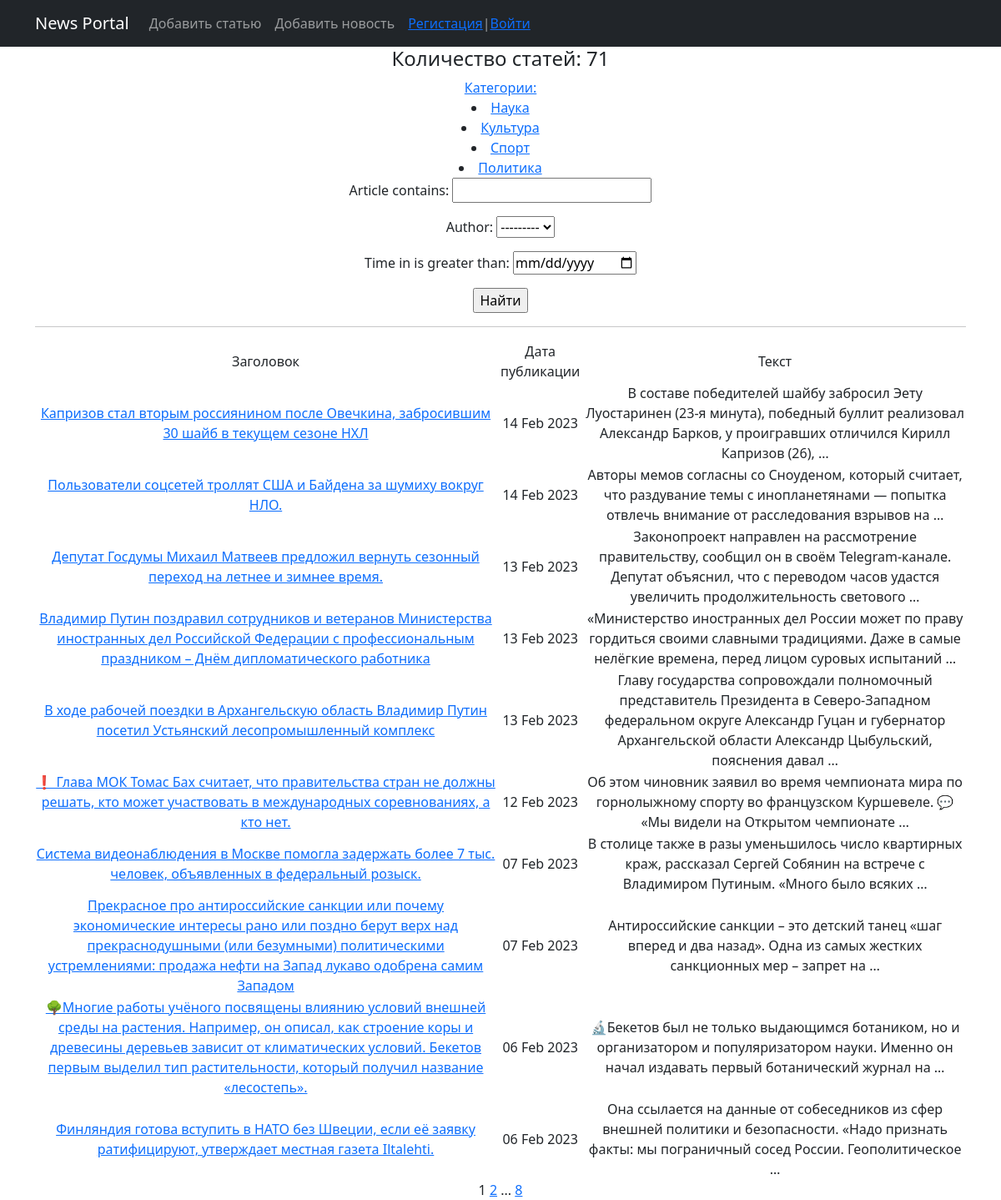
Before: /news/ with the older database file.
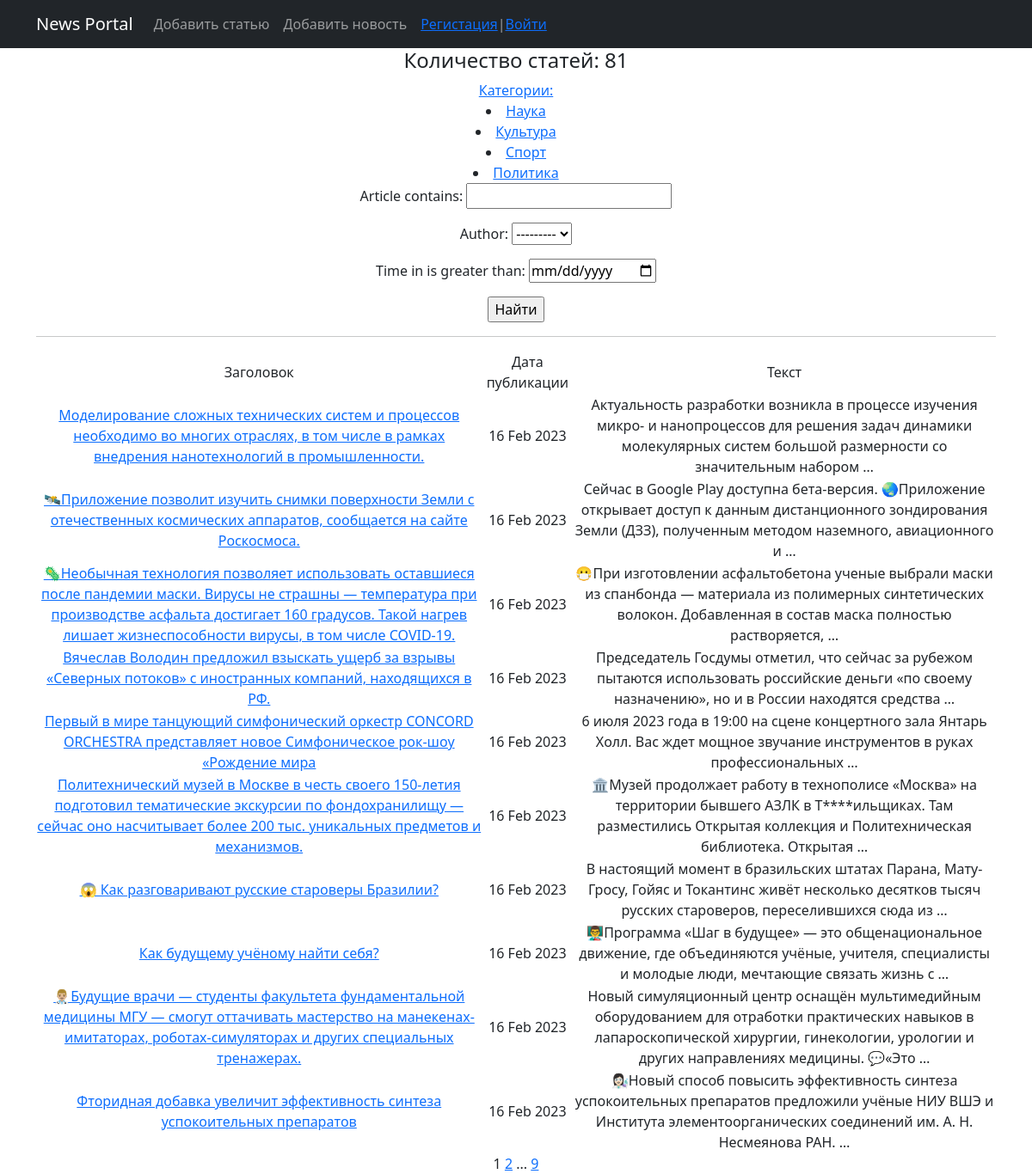
After: the same page with the newer database file.
### news/models.py (models this page shows, shortened)
class Category(models.Model):
    name = models.CharField(max_length=255, unique=True)  # название категории. Поле должно быть уникальным
    subscribers = models.ManyToManyField(User)
    def get_absolute_url(self):
        return reverse('category', args=[str(self.pk)])  # TO DO

class Post(models.Model):
    author = models.ForeignKey(Author, on_delete=models.CASCADE)  # связь «один ко многим» с моделью Author;
    position = models.CharField(max_length=255, choices=POSITION)  # поле с выбором — «статья» или «новость»;
    time_in = models.DateTimeField(auto_now_add=True)  # автоматически добавляемая дата и время создания;
    category = models.ManyToManyField(Category, through='PostCategory')
    article = models.CharField(max_length=255)  # заголовок статьи/новости;
    text = models.TextField()  # текст статьи/новости;
    rating = models.FloatField(default=0.0)  # рейтинг статьи/новости.
    def get_absolute_url(self):
        return reverse('news', args=[str(self.pk)])

### news/views.py (the view)
# urls.py: path('', PostsList.as_view(), name='news_list'),
class PostsList(ListView):
    model = Post
    ordering = '-time_in'
    template_name = 'news_list.html'
    context_object_name = 'news_list'
    paginate_by = 10  # вот так мы можем указать количество записей на странице
    def get_queryset(self):
        queryset = super().get_queryset()
        self.filterset = PostFilter(self.request.GET, queryset)
        return self.filterset.qs
    def get_context_data(self, **kwargs):
        context = super().get_context_data(**kwargs)
        context['news_count'] = f'Количество статей: {self.filterset.qs.count()}'
        context['filterset'] = self.filterset
        context['next_sale'] = None
        context['title'] = 'Главная страница'
        context['cat_selected'] = 0
        context['menu'] = menu
        context['is_author'] = self.request.user.groups.filter(name='authors').exists()
        return context

### news/models.py (called while the page is built)
    def __str__(self):
        return self.user.username

### news/templatetags/custom_filters.py (called while the page is built)
@register.filter()
def censor(value):
    try:
        if not isinstance(value, str):
            raise CensorException('Error')
        v = value
        for word in WORDS:
            if word in v:
                v = v.replace(word, f'{word[:1]}{len(word[1:])*"*"}')
            if word.capitalize() in v:
                v = v.replace(word.capitalize(), f'{word[:1].capitalize()}{len(word[1:])*"*"}')
        return v
    except CensorException as e:
        print(e)

### news/templatetags/custom_tags.py (called while the page is built)
@register.simple_tag(takes_context=True)
def url_replace(context, **kwargs):
    d = context['request'].GET.copy()
    for k, v in kwargs.items():
        d[k] = v
    return d.urlencode()

@register.simple_tag
def get_categories():
    return Category.objects.all()

### templates/news_list.html (shortened to what this page needs)
{% extends 'flatpages/default.html' %}
{% load custom_filters %}
{% load custom_tags %}
{% block content %}
   <h4>{{ news_count }}</h4>
    <div class="col">
       <div class="news">
           <a href="/news" title="Разделы новостей">Категории:</a>
           {% get_categories as categories %}
           {% for c in categories %}
            {% if c == cat_selected %}
           <li class="bold">{{c.name}}
               {% if request.user.username and cat_selected not in cat_subscriber %}
<a href="/news/subscribe/{{cat_selected.id}}"><b>Подписаться!</b></a>
{% endif%}</li>
           {% else %}
            <li><a href={{c.get_absolute_url}}>{{c.name}}</a></li>
{% endif %}
           {% endfor %}
       </div>
    </div>
   <form action="" method="get">
       {{ filterset.form.as_p }}
       <input type="submit" value="Найти" />
   </form>
    <hr>
   {% if news_list %}
       <table>
           <tr>
               <td>Заголовок</td>
               <td>Дата публикации</td>
               <td>Текст</td>
           </tr>
           {% for news in news_list %}
           <tr>
               <td><a href="{{ news.get_absolute_url }}">{{ news.article|censor }}</a></td>
               <td>{{ news.time_in|date:'d M Y' }}</td>
               <td>{{ news.text|censor|truncatewords:20}}</td>
           </tr>
           {% endfor %}
       </table>
   {% else %}
       <h2>Статей нет!</h2>
   {% endif %}
   {{ page_obj.number }}
   {% if page_obj.has_next %}
       <a href="?{% url_replace page=page_obj.next_page_number %}">{{ page_obj.next_page_number }}</a>
       {% if paginator.num_pages != page_obj.next_page_number %}
           ...
       <a href="?{% url_replace page=page_obj.paginator.num_pages %}">{{ page_obj.paginator.num_pages }}</a>
       {% endif %}
   {% endif %}
{% endblock content %}

Changed rows visible on the page:
no longer on this page (row unchanged): Post: article|censor "Капризов стал вторым россиянином после Овечкина, забросившим 30 шайб в текущем сезоне НХЛ", time_in "14 Feb 2023", text|censor "В составе победителей шайбу забросил Эету Луостаринен (23-я минута), победный буллит реализовал Александр Барков, у проигравших отличился Кирилл Капризов (26), …"
no longer on this page (row unchanged): Post: article|censor "Пользователи соцсетей троллят США и Байдена за шумиху вокруг НЛО.", time_in "14 Feb 2023", text|censor "Авторы мемов согласны со Сноуденом, который считает, что раздувание темы с инопланетянами — попытка отвлечь внимание от расследования взрывов на …"
no longer on this page (row unchanged): Post: article|censor "Депутат Госдумы Михаил Матвеев предложил вернуть сезонный переход на летнее и зимнее время.", time_in "13 Feb 2023", text|censor "Законопроект направлен на рассмотрение правительству, сообщил он в своём Telegram-канале. Депутат объяснил, что с переводом часов удастся увеличить продолжительность светового …"
no longer on this page (row unchanged): Post: article|censor "Владимир Путин поздравил сотрудников и ветеранов Министерства иностранных дел Российской Федерации с профессиональным праздником – Днём дипломатического работника", time_in "13 Feb 2023", text|censor "«Министерство иностранных дел России может по праву гордиться своими славными традициями. Даже в самые нелёгкие времена, перед лицом суровых испытаний …"
no longer on this page (row unchanged): Post: article|censor "В ходе рабочей поездки в Архангельскую область Владимир Путин посетил Устьянский лесопромышленный комплекс", time_in "13 Feb 2023", text|censor "Главу государства сопровождали полномочный представитель Президента в Северо-Западном федеральном округе Александр Гуцан и губернатор Архангельской области Александр Цыбульский, пояснения давал …"
no longer on this page (row unchanged): Post: article|censor "❗ Глава МОК Томас Бах считает, что правительства стран не должны решать, кто может участвовать в международных соревнованиях, а кто нет.", time_in "12 Feb 2023", text|censor "Об этом чиновник заявил во время чемпионата мира по горнолыжному спорту во французском Куршевеле. 💬 «Мы видели на Открытом чемпионате …"
no longer on this page (row unchanged): Post: article|censor "Система видеонаблюдения в Москве помогла задержать более 7 тыс. человек, объявленных в федеральный розыск.", time_in "07 Feb 2023", text|censor "В столице также в разы уменьшилось число квартирных краж, рассказал Сергей Собянин на встрече с Владимиром Путиным. «Много было всяких …"
no longer on this page (row unchanged): Post: article|censor "Прекрасное про антироссийские санкции или почему экономические интересы рано или поздно берут верх над прекраснодушными (или безумными) политическими устремлениями: продажа нефти на Запад лукаво одобрена самим Западом", time_in "07 Feb 2023", text|censor "Антироссийские санкции – это детский танец «шаг вперед и два назад». Одна из самых жестких санкционных мер – запрет на …"
no longer on this page (row unchanged): Post: article|censor "🌳Многие работы учёного посвящены влиянию условий внешней среды на растения. Например, он описал, как строение коры и древесины деревьев зависит от климатических условий. Бекетов первым выделил тип растительности, который получил название «лесостепь».", time_in "06 Feb 2023", text|censor "🔬Бекетов был не только выдающимся ботаником, но и организатором и популяризатором науки. Именно он начал издавать первый ботанический журнал на …"
no longer on this page (row unchanged): Post: article|censor "Финляндия готова вступить в НАТО без Швеции, если её заявку ратифицируют, утверждает местная газета Iltalehti.", time_in "06 Feb 2023", text|censor "Она ссылается на данные от собеседников из сфер внешней политики и безопасности. «Надо признать факты: мы пограничный сосед России. Геополитическое …"
added Post: article|censor "Моделирование сложных технических систем и процессов необходимо во многих отраслях, в том числе в рамках внедрения нанотехнологий в промышленности.", time_in "16 Feb 2023", text|censor "Актуальность разработки возникла в процессе изучения микро- и нанопроцессов для решения задач динамики молекулярных систем большой размерности со значительным набором …"
added Post: article|censor "🛰Приложение позволит изучить снимки поверхности Земли с отечественных космических аппаратов, сообщается на сайте Роскосмоса.", time_in "16 Feb 2023", text|censor "Сейчас в Google Play доступна бета-версия. 🌏Приложение открывает доступ к данным дистанционного зондирования Земли (ДЗЗ), полученным методом наземного, авиационного и …"
added Post: article|censor "🦠Необычная технология позволяет использовать оставшиеся после пандемии маски. Вирусы не страшны — температура при производстве асфальта достигает 160 градусов. Такой нагрев лишает жизнеспособности вирусы, в том числе COVID-19.", time_in "16 Feb 2023", text|censor "😷При изготовлении асфальтобетона ученые выбрали маски из спанбонда — материала из полимерных синтетических волокон. Добавленная в состав маска полностью растворяется, …"
added Post: article|censor "Вячеслав Володин предложил взыскать ущерб за взрывы «Северных потоков» с иностранных компаний, находящихся в РФ.", time_in "16 Feb 2023", text|censor "Председатель Госдумы отметил, что сейчас за рубежом пытаются использовать российские деньги «по своему назначению», но и в России находятся средства …"
added Post: article|censor "Первый в мире танцующий симфонический оркестр CONCORD ORCHESTRA представляет новое Симфоническое рок-шоу «Рождение мира", time_in "16 Feb 2023", text|censor "6 июля 2023 года в 19:00 на сцене концертного зала Янтарь Холл. Вас ждет мощное звучание инструментов в руках профессиональных …"
added Post: article|censor "Политехнический музей в Москве в честь своего 150-летия подготовил тематические экскурсии по фондохранилищу — сейчас оно насчитывает более 200 тыс. уникальных предметов и механизмов.", time_in "16 Feb 2023", text|censor "🏛Музей продолжает работу в технополисе «Москва» на территории бывшего АЗЛК в Т****ильщиках. Там разместились Открытая коллекция и Политехническая библиотека. Открытая …"
added Post: article|censor "😱 Как разговаривают русские староверы Бразилии?", time_in "16 Feb 2023", text|censor "В настоящий момент в бразильских штатах Парана, Мату-Гросу, Гойяс и Токантинс живёт несколько десятков тысяч русских староверов, переселившихся сюда из …"
added Post: article|censor "Как будущему учёному найти себя?", time_in "16 Feb 2023", text|censor "👨‍🏫Программа «Шаг в будущее» — это общенациональное движение, где объединяются учёные, учителя, специалисты и молодые люди, мечтающие связать жизнь с …"
added Post: article|censor "👨🏼‍⚕️Будущие врачи — студенты факультета фундаментальной медицины МГУ — смогут оттачивать мастерство на манекенах-имитаторах, роботах-симуляторах и других специальных тренажерах.", time_in "16 Feb 2023", text|censor "Новый симуляционный центр оснащён мультимедийным оборудованием для отработки практических навыков в лапароскопической хирургии, гинекологии, урологии и других направлениях медицины. 💬«Это …"
added Post: article|censor "Фторидная добавка увеличит эффективность синтеза успокоительных препаратов", time_in "16 Feb 2023", text|censor "👩🏻‍🔬Новый способ повысить эффективность синтеза успокоительных препаратов предложили учёные НИУ ВШЭ и Института элементоорганических соединений им. А. Н. Несмеянова РАН. …"
Other visible differences:
{{ news_count }}: "Количество статей: 71" → "Количество статей: 81"
{{ page_obj.paginator.num_pages }}: "8" → "9"
